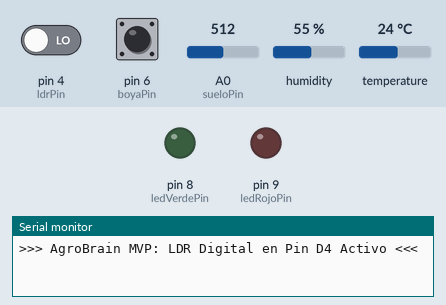
A sketch run on a simulated Arduino Uno, built with avr-gcc and run on an emulated ATmega328P. Parts: output pins drawn as LEDs (lit = HIGH), the last lines printed to the serial monitor. Inputs (shaded band) come from the test bench; at power-on: pin 6 (boyaPin) HIGH, pin 4 (ldrPin) LOW, A0 (sueloPin) = 512, humidity 55 %, temperature 24 °C.

Above: at 3.2 s.
3.3 s: pin 6 (boyaPin) pulled LOW for 1 s
At 4.6 s:
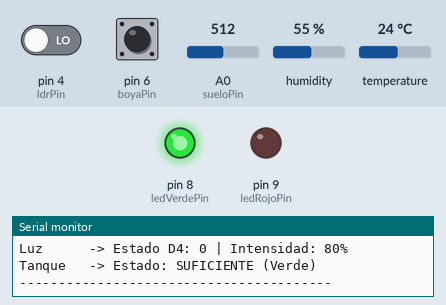
7.8 s: pin 6 (boyaPin) pulled LOW for 3.2 s
At 13.3 s:
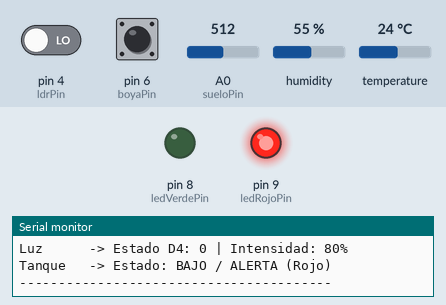
Timing chart, 0 to 14.8 s (numbered marks = the images above; inputs shaded):
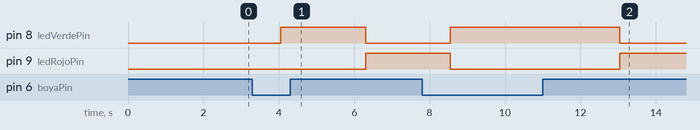

Measured:
- after the input at 3.3 s, pin 8 (ledVerdePin): LOW → HIGH after 0.76 s, → LOW 2.2 s later; pin 9 (ledRojoPin): LOW → HIGH after 3.0 s instead of 0.76 s
- after the input at 7.8 s, pin 8 (ledVerdePin): LOW → HIGH after 0.75 s, → LOW 4.5 s later; pin 9 (ledRojoPin): HIGH → LOW after 0.75 s, → HIGH 4.5 s later

The sketch:

sketch.ino
```cpp
#include <DHT.h>

#define DHTPIN 2
#define DHTTYPE DHT22
DHT dht(DHTPIN, DHTTYPE);

const int sueloPin = A0;      // Analógico A0: Humedad de suelo
const int ldrPin = 4;         // Digital D4: Módulo LDR (Salida DO)
const int boyaPin = 6;        // Digital D7: Simulador manual de nivel de agua (Jumper)

const int ledVerdePin = 8;    // Digital D8: LED Verde (Tanque Suficiente)
const int ledRojoPin = 9;     // Digital D9: LED Rojo (Alerta / Tanque Bajo)

// Calibración del sensor de suelo
const int valorAire = 1023;
const int valorAgua = 400;

float ultimaHumedadAmb = 0.0;
float ultimaTemp = 0.0;

void setup() {
  Serial.begin(9600);
  delay(2000);

  dht.begin();
  pinMode(boyaPin, INPUT_PULLUP);
  pinMode(ldrPin, INPUT); // Configuramos D4 como entrada digital

  pinMode(ledVerdePin, OUTPUT);
  pinMode(ledRojoPin, OUTPUT);

  Serial.println(">>> AgroBrain MVP: LDR Digital en Pin D4 Activo <<<");
}

void loop() {
  delay(2000);

  // 1. Lectura de Suelo (Oversampling)
  long sumaLecturasSuelo = 0;
  for(int i = 0; i < 10; i++) {
    sumaLecturasSuelo += analogRead(sueloPin);
    delay(5);
  }
  int valorBrutoSuelo = sumaLecturasSuelo / 10;
  int porcentajeSuelo = map(valorBrutoSuelo, valorAire, valorAgua, 0, 100);
  porcentajeSuelo = constrain(porcentajeSuelo, 0, 100);

  // 2. Lectura del DHT22
  float humedadAmbiente = dht.readHumidity();
  float temperatura = dht.readTemperature();
  if (!isnan(humedadAmbiente) && !isnan(temperatura)) {
    ultimaHumedadAmb = humedadAmbiente;
    ultimaTemp = temperatura;
  }

  // 3. LECTURA DIGITAL DE LUZ (Pin D4)
  int estadoLuz = digitalRead(ldrPin);
  // Si estadoLuz es HIGH (1) interpretamos oscuridad (20%), si es LOW (0) hay luz (80%)
  // (Nota: Si notas que el comportamiento es al revés, solo invierte los valores)
  int porcentajeLuz = (estadoLuz == HIGH) ? 20 : 80;

  // 4. Lectura de Boya y LEDs
  int estadoBoya = digitalRead(boyaPin);
  int nivelAguaValido = (estadoBoya == LOW) ? 1 : 0;

  if (nivelAguaValido == 1) {
    digitalWrite(ledVerdePin, HIGH);
    digitalWrite(ledRojoPin, LOW);
  } else {
    digitalWrite(ledVerdePin, LOW);
    digitalWrite(ledRojoPin, HIGH);
  }

  // 5. Salida de Telemetría
  Serial.println("----------------------------------------");
  Serial.print("Ambiente -> Humedad: ");
  Serial.print(ultimaHumedadAmb, 1);
  Serial.print("%  |  Temperatura: ");
  Serial.print(ultimaTemp, 1);
  Serial.println("°C");

  Serial.print("Suelo    -> Humedad: ");
  Serial.print(porcentajeSuelo);
  Serial.println("%");

  Serial.print("Luz      -> Estado D4: ");
  Serial.print(estadoLuz);
  Serial.print(" | Intensidad: ");
  Serial.print(porcentajeLuz);
  Serial.println("%");

  Serial.print("Tanque   -> Estado: ");
  Serial.println(nivelAguaValido == 1 ? "SUFICIENTE (Verde)" : "BAJO / ALERTA (Rojo)");
  Serial.println("----------------------------------------");
}
```
